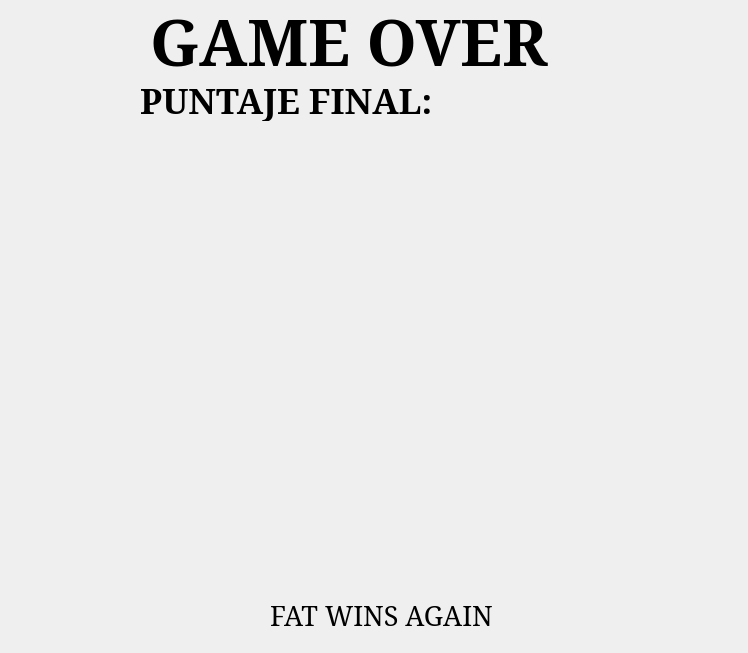
<?xml version="1.0" encoding="UTF-8"?>
<ui version="4.0">
 <class>Form</class>
 <widget class="QWidget" name="Form">
  <property name="geometry">
   <rect>
    <x>0</x>
    <y>0</y>
    <width>748</width>
    <height>653</height>
   </rect>
  </property>
  <property name="cursor">
   <cursorShape>ArrowCursor</cursorShape>
  </property>
  <property name="windowTitle">
   <string>KILL THE FATBIES</string>
  </property>
  <widget class="QLabel" name="zombie">
   <property name="geometry">
    <rect>
     <x>170</x>
     <y>140</y>
     <width>421</width>
     <height>431</height>
    </rect>
   </property>
   <property name="text">
    <string/>
   </property>
  </widget>
  <widget class="QLabel" name="label_3">
   <property name="geometry">
    <rect>
     <x>140</x>
     <y>80</y>
     <width>821</width>
     <height>41</height>
    </rect>
   </property>
   <property name="font">
    <font>
     <family>NanumMyeongjo</family>
     <pointsize>26</pointsize>
     <weight>75</weight>
     <bold>true</bold>
    </font>
   </property>
   <property name="text">
    <string>PUNTAJE FINAL:</string>
   </property>
  </widget>
  <widget class="QLabel" name="label_4">
   <property name="geometry">
    <rect>
     <x>270</x>
     <y>590</y>
     <width>1031</width>
     <height>51</height>
    </rect>
   </property>
   <property name="font">
    <font>
     <family>NanumMyeongjo</family>
     <pointsize>20</pointsize>
     <weight>50</weight>
     <bold>false</bold>
    </font>
   </property>
   <property name="text">
    <string>FAT WINS AGAIN</string>
   </property>
  </widget>
  <widget class="QLabel" name="label_5">
   <property name="geometry">
    <rect>
     <x>150</x>
     <y>0</y>
     <width>821</width>
     <height>81</height>
    </rect>
   </property>
   <property name="font">
    <font>
     <family>NanumMyeongjo</family>
     <pointsize>48</pointsize>
     <weight>75</weight>
     <bold>true</bold>
    </font>
   </property>
   <property name="text">
    <string>GAME OVER</string>
   </property>
  </widget>
  <widget class="QLabel" name="puntaje">
   <property name="geometry">
    <rect>
     <x>430</x>
     <y>80</y>
     <width>221</width>
     <height>41</height>
    </rect>
   </property>
   <property name="font">
    <font>
     <family>NanumMyeongjo</family>
     <pointsize>26</pointsize>
     <weight>75</weight>
     <bold>true</bold>
    </font>
   </property>
   <property name="text">
    <string/>
   </property>
   <property name="alignment">
    <set>Qt::AlignCenter</set>
   </property>
  </widget>
 </widget>
 <resources/>
 <connections/>
</ui>
